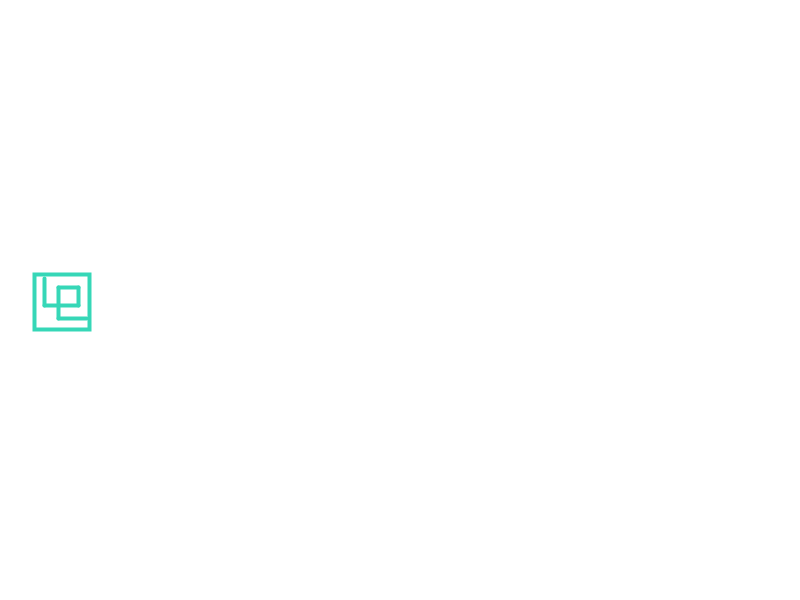
Frame 1 (no input)
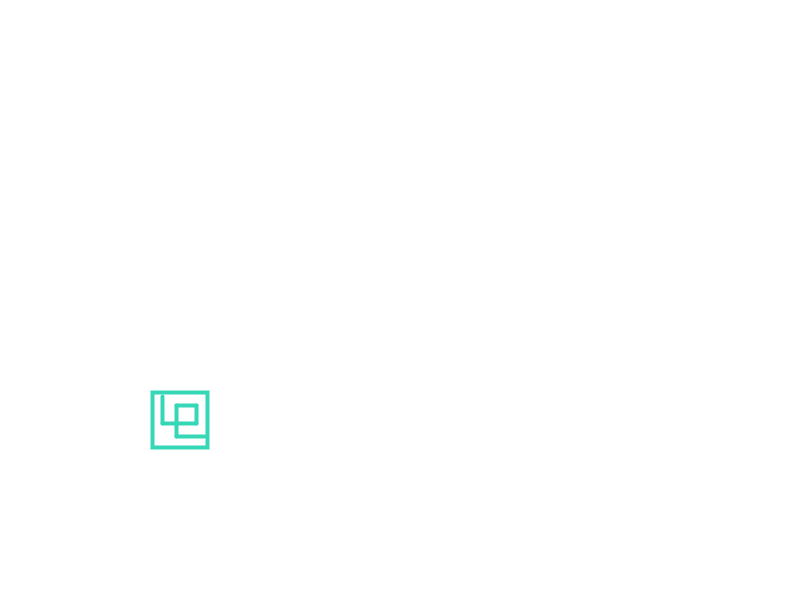
Frame 60 (the mouse pressed at the canvas centre just before this capture)
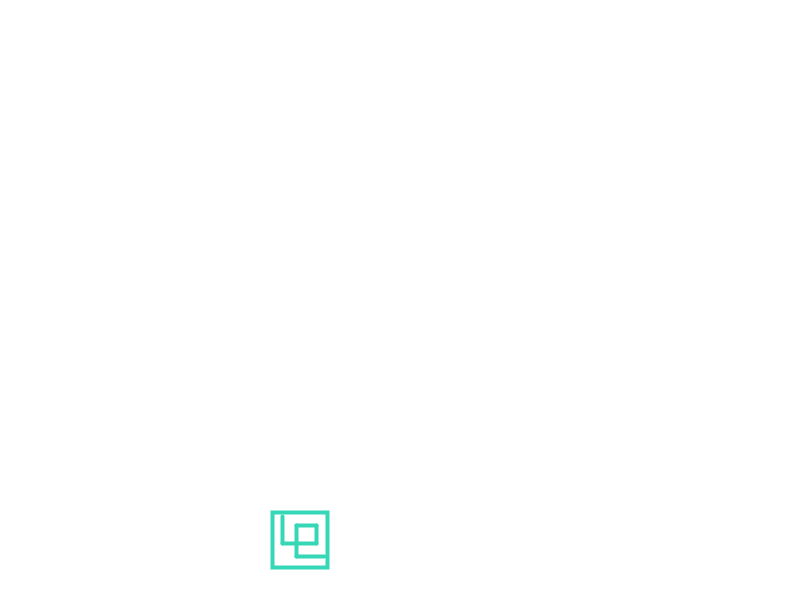
Frame 120 (the mouse held since frame 60 and released just before this capture)

The Processing sketch that drew these frames (run headless with seeded random() and noise(); from frame 60 on, the mouse is pressed at the canvas centre):

// Processing sketch: s06t00elenaerrazuriz
// ── s06t00elenaerrazuriz.pde
//Expresión Digital II - Diseño Digital - UDD - 2016
// M. Elena Errázuriz
//s06t00elenaerrazuriz

/*
El código muestra dos elementos, cuya aparición en la pantalla está definida por las tecñas 'a' y 's', que rebotan de los
 bordes de la composición cíclicamente. Sus colores van variando luego de cada bote según las tonallidades en degradé
 de dos colores previamente elegidos.
 */

int x, y, a, d;                                                 //Declarar variable
int velx = 2;                                                   //Declarar variable velocidad eje x
int vely = 2;                                                   //Declarar variable velocidad eje y
float amt;                                                      //Declarar variable lerpColor

color bl, ng, tu, sg, c1, c2;                                   //Declarar variables de color

boolean cua;                                                    //Declarar globalmente nombre boolean
boolean ch;                                                     //Declarar globalmente nombre boolean

void setup() {

  size(800, 600);                                               //Tamaño del canvas
  rectMode(CENTER);                                             //Definir que todos los cuadrados se dibujen desde el centro
  d = 60;                                                       //Inicializar variable d
  x = d;                                                        //Inicializar variable x
  a = 55;                                                       //Valor tamaño cuadrados
  y = height / 2;                                               //Inicializar variable y

  cua = true;                                                   //Boolean comienza las acciones en estado 'falso'                            
  ch = false;                                                   //Boolean comienza las acciones en estado 'falso'

  bl = color(255);                                              //Inicializar variable color
  ng = color(0);                                                //Inicializar variable color
  tu = color(54, 215, 183);                                     //Inicializar variable color
  sg = color(27, 163, 156);                                     //Inicializar variable color
  c1 = tu;                                                      //Inicializar variable color
  c2 = sg;                                                      //Inicializar variable color
}

void draw() {

  background(bl);                                               //Determinar color de fondo del canvas

  x += velx;                                                    //Avanzar espacios en x según la variable de velocidad
  y += vely;                                                    //Avanzar espacios en y según la variable de velocidad

  if (cua == true) {                                            //Si el boolean llamado 'cua', es verdadero
    cGrande(x, y, a);                                           //dibujar cuadrado en función 'cGrande'
    espiral(x, y);                                              //dibujar el esperal compuesto por la función 'espiral'
  } else {                                                      //si no,
    cua = false;                                                //el boolean es falso, por lo que no se dibuja
  }


  if (ch == true) {                                             //Si el boolean llamado 'ch', es verdadero
    cuadrado(x, y, a / 1.5);                                    //dibujar cuadrado mediano de la función 'cuadrado'
    cuadradito(x, y, a / 1.5);                                  //dibujar cuadrado chico dterminado por la función 'cuadradito'
  } else {                                                      //si no,
    ch = false;                                                 //el boolean es falso, por lo que no se dibuja
  }


  /*
  Colores en eje X y determinar el margen del canvas para que la figura rebote justo al bordey su velocidad
   */
  if (x > width - d / 2 || x < d / 2) {                         //Si x en las figuras cumple con las condiciones dadas
    velx *= -1;                                                 //la velocidad, cada vez que llega al final, se multiplica por '-', por lo que hace el recorrido de vuelta
    amt = map(x, 0, width, 0, 1);                               //Determinar el comportameinto de la función amt, con sus mínimos y máximos
    c1 = lerpColor(tu, bl, amt);                                //Determinar los dos colores en los cuales se hará el dergradé
    c2 = lerpColor(sg, ng, amt);                                //Determinar los dos colores en los cuales se hará el dergradé
  } 

  /*
  Colores en eje Y y determinar el margen del canvas para que la figura rebote justo al bordey su velocidad
   */
  if ( y > height - d / 2 || y < d / 2) {                       //Si y en las figuras cumple con las condiciones dadas
    vely *= -1;                                                 //la velocidad, cada vez que llega al final, se multiplica por '-', por lo que hace el recorrido de vuelta
    amt = map(x, 0, width, 0, 1);                               //Determinar el comportameinto de la función amt, con sus mínimos y máximos
    c1 = lerpColor(tu, bl, amt);                                //Determinar los dos colores en los cuales se hará el dergradé
    c2 = lerpColor(sg, ng, amt);                                //Determinar los dos colores en los cuales se hará el dergradé
  }
}

void keyPressed() {

  if (key == 'a') {                                             //Si se apreta la tecla 's'
    cua = !cua;                                                 //el estado del boolean se cambia al opuesto del cual se encontraba
  }
  if (key == 's') {                                             //Si se apreta la tecla 'd'
    ch = !ch;                                                   //el estado del boolean se cambia al opuesto del cual se encontraba
  }
}

void espiral(int posX, int posY) {                              //Función de nombre espiral que consta de dos variables

  stroke(c1);                                                   //Color sea green de la línea
  strokeWeight(4);                                              //Grosor de la línea controlado por la función map
  line(posX - 4, posY + 16, posX + 24, posY + 16);              //Línea horizontal conectada al lado derecho del cuadrado
  line(posX - 4, posY + 16, posX - 4, posY - 15);               //Línea vertical originada de la anterior                    
  line(posX - 4, posY - 15, posX + 16, posY - 15);              //Línea horizontal originada de la anterior vertical                      
  line(posX + 16, posY - 15, posX + 16, posY + 3);              //Línea vertical                   
  line(posX + 16, posY + 3, posX - 18, posY + 3);               //Línea horizontal final, interior del espiral
  line(posX - 18, posY + 3, posX - 18, posY - 24);              //Líena vertical hacia arriba, hasta llegar al borde superior del cuadrado
}

void cGrande(int posX, int posY, float tam) {                   //Función de nombre cGrande que consta de cuatro variables


  strokeWeight(4);                                              //Grosor de la línea determinado por el map      
  noFill();                                                     //Figuras sin relleno
  stroke(c1);                                                   //Color negro para las líneas de la figura
  rect(posX, posY, tam, tam);                                   //Coordenadas y tamaño para el cuadrado
}

void cuadrado(int posX, int posY, float size) {                 //Función de nombre tres, con cuatro variables  


  noFill();                                                     //Figuras sin relleno
  stroke(c2);                                                   //Línea negra para la figura
  strokeWeight(3);                                              //con un grosor de 2px
  rect(posX, posY, size, size);                                 //Coordenadas de posición y tamaño para el cuadrado
}

void cuadradito(int posX, int posY, float size) {               //Función de nombre cuadradito, con tres variables  


  fill(c2);                                                     //Color turquesa más transparencia
  noStroke();                                                   //Figuras sin líneas
  rect(posX, posY, size / 2, size / 2);                         //Coordenadas de posición y tamaño para el cuadrado, el último gobernado por función map
}
